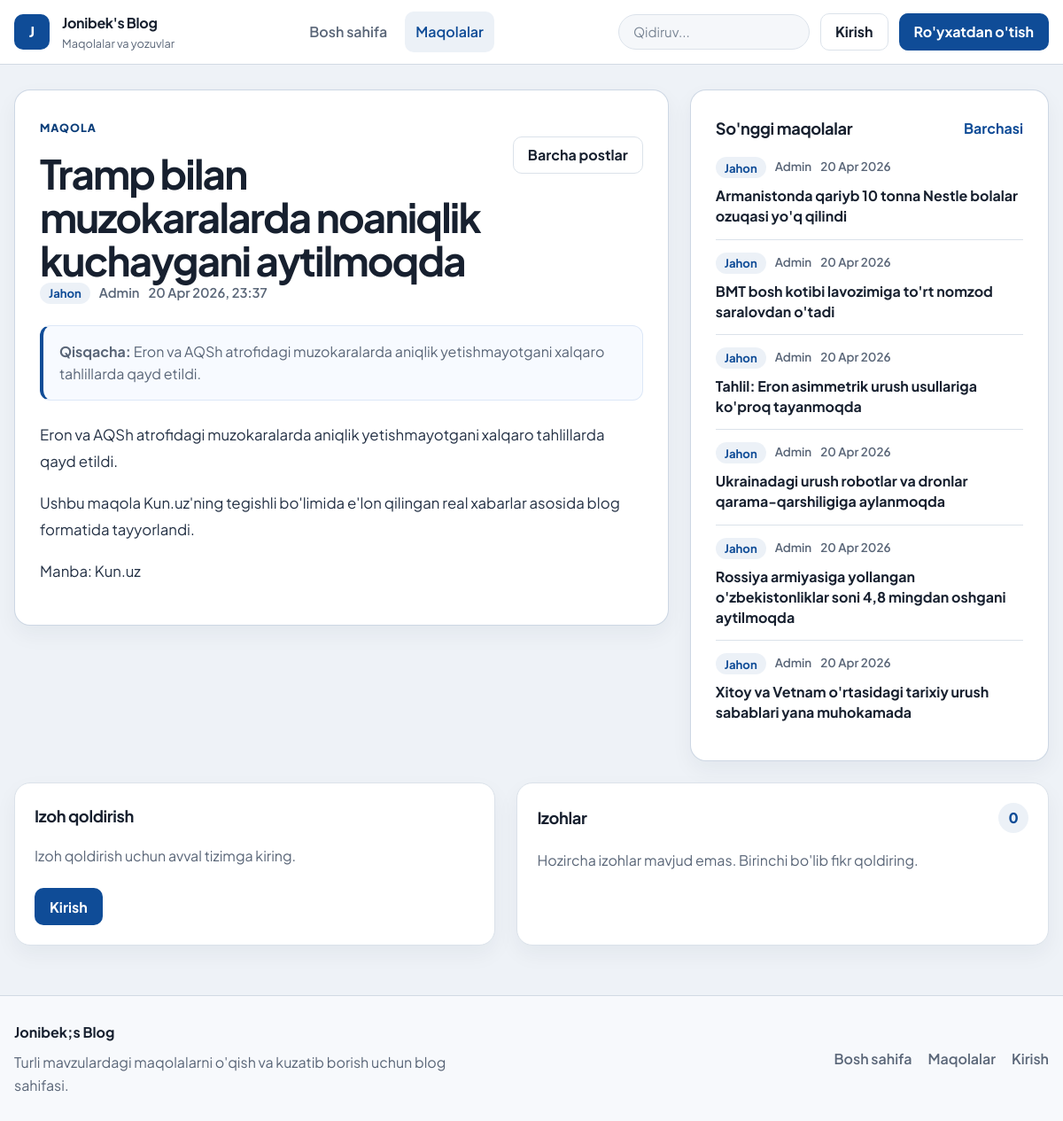
Page /articles/24/detail/ on the committed database.
### articles/models.py (models this page shows, shortened)
class Article(models.Model):
    CATEGORY_CHOICES = (
        ("uzbekiston", "O'zbekiston"),
        ("jahon", "Jahon"),
        ("iqtisodiyot", "Iqtisodiyot"),
        ("sport", "Sport"),
        ("texnologiya", "Texnologiya"),
    )
    title = models.CharField(max_length=150)
    category = models.CharField(max_length=30, choices=CATEGORY_CHOICES, default="uzbekiston")
    summary = models.CharField(max_length=150, blank=True)
    body = CKEditor5Field()
    photo = models.ImageField(upload_to='images/', blank=True)
    date = models.DateTimeField(auto_now_add=True)
    author = models.ForeignKey(get_user_model(), on_delete=models.CASCADE)

### accounts/models.py (models this page shows)
class CustomUser(AbstractUser):
    age = models.CharField(blank=True, null=True)

### articles/views.py (the view, shortened to what this page needs)
# urls.py: path("<int:pk>/detail/", ArticleDetailView.as_view(), name="detail"),
class ArticleDetailView(DetailView):
    model = Article
    template_name = "article/detail.html"
    def get_queryset(self):
        return Article.objects.select_related("author").prefetch_related("comments__author")
    def get_context_data(self, **kwargs):
        context = super().get_context_data(**kwargs)
        context["comment_form"] = kwargs.get("comment_form", CommentForm())
        context["comment_list"] = self.object.comments.select_related("author").order_by("-id")
        same_category_articles = list(
            Article.objects.select_related("author")
            .filter(category=self.object.category)
            .exclude(pk=self.object.pk)
            .order_by("-date")[:6]
        )
        context["latest_articles"] = same_category_articles
        context["category_choices"] = Article.CATEGORY_CHOICES
        return context

### articles/forms.py
class CommentForm(forms.ModelForm):
    class Meta:
        model = Comments
        fields = ("comments",)
        labels = {
            "comments": "Izoh",
        }
        widgets = {
            "comments": forms.Textarea(
                attrs={
                    "rows": 4,
                    "placeholder": "Fikringizni yozing...",
                }
            )
        }

### templates/article/detail.html (shortened to what this page needs)
{% extends 'base.html' %}
{% block content %}
<section class="detail-layout">
    <article class="detail-card">
        <div class="detail-header">
            <div>
                <span class="eyebrow">Maqola</span>
                <h1>{{ article.title }}</h1>
                <div class="post-meta">
                    <span class="category-badge">{{ article.get_category_display }}</span>
                    <span>{{ article.author|title }}</span>
                    <span>{{ article.date|date:"d M Y, H:i" }}</span>
                </div>
            </div>
            <div class="detail-actions">
                <a href="{% url 'list' %}" class="button button-secondary">Barcha postlar</a>
            </div>
        </div>
        {% if article.summary %}
            <div class="summary-banner">
                <strong>Qisqacha:</strong>
                <span>{{ article.summary }}</span>
            </div>
        {% endif %}
        <div class="rich-text">
            {{ article.body|safe }}
        </div>
    </article>
    <aside class="detail-sidebar">
        <section class="side-card">
            <div class="section-head">
                <h2>So'nggi maqolalar</h2>
                <a href="{% url 'list' %}" class="text-link">Barchasi</a>
            </div>
            <div class="story-list">
                {% for item in latest_articles %}
                    <article class="headline-item">
                        <div class="story-meta">
                            <span class="category-badge">{{ item.get_category_display }}</span>
                            <span>{{ item.author|title }}</span>
                            <span>{{ item.date|date:"d M Y" }}</span>
                        </div>
                        <h3><a href="{% url 'detail' item.pk %}">{{ item.title }}</a></h3>
                    </article>
                {% empty %}
                    <div class="empty-inline">
                        <p>Yana maqolalar shu yerda chiqadi.</p>
                    </div>
                {% endfor %}
            </div>
        </section>
    </aside>
</section>
<section class="comment-shell">
    <div class="comment-form-card">
        <div class="section-head">
            <h2>Izoh qoldirish</h2>
        </div>
        {% if user.is_authenticated %}
            <form method="post" class="comment-form" novalidate>
                {% csrf_token %}
                {% for hidden in comment_form.hidden_fields %}
                    {{ hidden }}
                {% endfor %}
                <div class="form-field{% if comment_form.comments.errors %} has-error{% endif %}">
                    <label for="{{ comment_form.comments.id_for_label }}">Izoh</label>
                    {{ comment_form.comments }}
                    {% for error in comment_form.comments.errors %}
                        <p class="field-error">{{ error }}</p>
                    {% endfor %}
                </div>
                <div class="form-actions">
                    <button class="button button-primary" type="submit">Izoh yuborish</button>
                </div>
            </form>
        {% else %}
            <p class="comment-login-copy">Izoh qoldirish uchun avval tizimga kiring.</p>
            <div class="form-actions">
                <a href="{% url 'login' %}?next={{ request.path }}" class="button button-primary">Kirish</a>
            </div>
        {% endif %}
    </div>
    <div class="comment-list-card">
        <div class="section-head">
            <h2>Izohlar</h2>
            <span class="comment-count">{{ comment_list|length }}</span>
        </div>
        {% if comment_list %}
            <div class="comment-list">
                {% for comment in comment_list %}
                    <article class="comment-card">
                        <div class="comment-card-header">
                            <strong>{{ comment.author|title }}</strong>
                        </div>
                        <p>{{ comment.comments }}</p>
                    </article>
                {% endfor %}
            </div>
        {% else %}
            <div class="empty-inline">
                <p>Hozircha izohlar mavjud emas. Birinchi bo'lib fikr qoldiring.</p>
            </div>
        {% endif %}
    </div>
</section>
{% endblock content %}

### rows in the picture
Article: title "Tramp bilan muzokaralarda noaniqlik kuchaygani aytilmoqda", category "Jahon", author "Admin", date "20 Apr 2026, 23:37", summary "Eron va AQSh atrofidagi muzokaralarda aniqlik yetishmayotgani xalqaro tahlillarda qayd etildi.", body "Eron va AQSh atrofidagi muzokaralarda aniqlik yetishmayotgani xalqaro tahlillarda qayd etildi. Ushbu maqola Kun.uz'ning tegishli bo'limida e'lon qilingan real xabarlar asosida blog formatida tayyorlandi. Manba: Kun.uz"
Article: category "Jahon", author "Admin", date "20 Apr 2026", title "Armanistonda qariyb 10 tonna Nestle bolalar ozuqasi yo'q qilindi"
Article: category "Jahon", author "Admin", date "20 Apr 2026", title "BMT bosh kotibi lavozimiga to'rt nomzod saralovdan o'tadi"
Article: category "Jahon", author "Admin", date "20 Apr 2026", title "Tahlil: Eron asimmetrik urush usullariga ko'proq tayanmoqda"
Article: category "Jahon", author "Admin", date "20 Apr 2026", title "Ukrainadagi urush robotlar va dronlar qarama-qarshiligiga aylanmoqda"
Article: category "Jahon", author "Admin", date "20 Apr 2026", title "Rossiya armiyasiga yollangan o'zbekistonliklar soni 4,8 mingdan oshgani aytilmoqda"
Article: category "Jahon", author "Admin", date "20 Apr 2026", title "Xitoy va Vetnam o'rtasidagi tarixiy urush sabablari yana muhokamada"

### other values in the picture
{{ comment_list|length }} "0"
